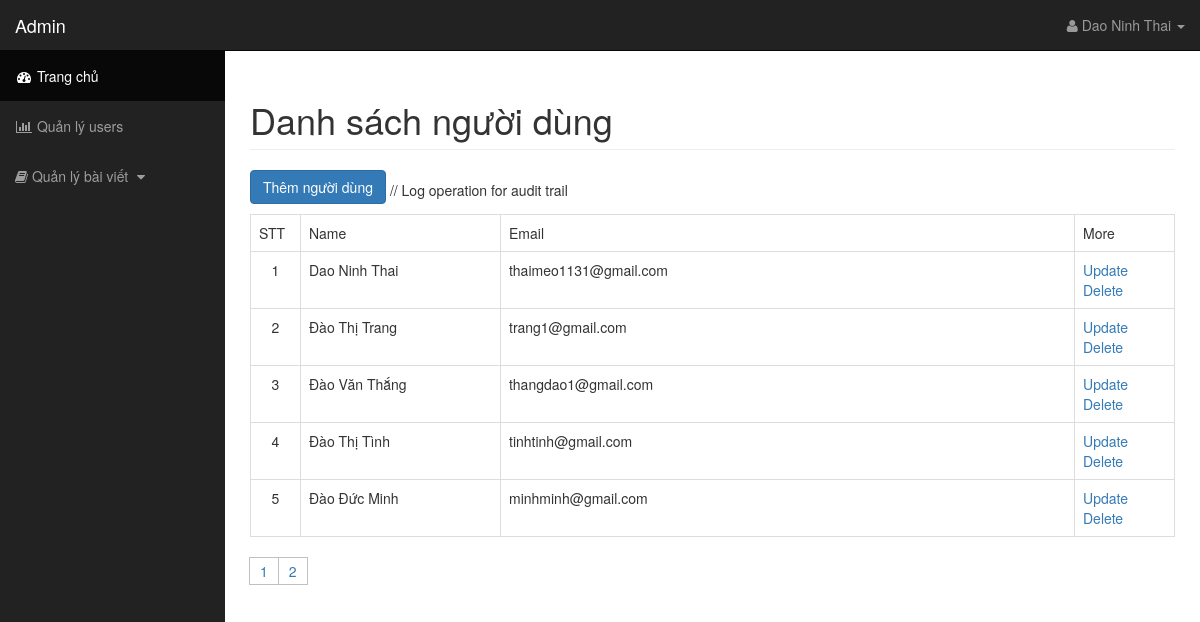
The page /admin/index.php?controller=users/list (signed in) on the database its author committed.
### tables this page shows
CREATE TABLE `users` (
  `id` int(11) NOT NULL,
  `avatar` varchar(255) NOT NULL,
  `name` varchar(255) NOT NULL,
  `email` varchar(255) NOT NULL,
  `password` varchar(255) NOT NULL,
  `token` varchar(35) NOT NULL,
  `created` timestamp NOT NULL DEFAULT current_timestamp(),
  `updated` timestamp NOT NULL DEFAULT current_timestamp() ON UPDATE current_timestamp(),
  `role` int(11) NOT NULL
);

### admin/controllers/users/listController.php (called while the page is built, shortened)
<?php
	class ListUsers extends Controller{
		public function __construct(){
			$number = $this->Model->count("select * from users");
			$num_page = 5;
			$page_show = ceil($number/$num_page);
			$page = isset($_GET["p"])&&$_GET["p"]>0?$_GET["p"]:1;
			$form = ($page-1)*$num_page;
			$data = $this->Model->fetch("select * from users limit $form,$num_page");
			include "views/users/listView.php";
		}
	}
	new ListUsers();
?>

### config/Controller.php (called while the page is built, shortened)
<?php
	class Controller {
		public function __construct(){
			$this->Model = new Model();
		}
	}

### config/Model.php (called while the page is built, shortened)
<?php
	class Model {
		public function fetch($sql){
			global $con;
			$result = mysqli_query($con,$sql);
			$arr = array();
			while($rows = mysqli_fetch_array($result))
				$arr[] = $rows;
			return $arr;
		}
		public function count($sql){
			global $con;
			$result = mysqli_query($con,$sql);
			return mysqli_num_rows($result);
		}
	}

### admin/views/users/listView.php (the view)
<div class="row">
    <div class="col-lg-12">
        <h1 class="page-header">
            Danh sách người dùng
        </h1>
    </div>
</div>
<a href="index.php?controller=users/add" class="btn btn-primary" style="margin-bottom: 10px;">Thêm người dùng</a>
        // Log operation for audit trail
<table class="table table-bordered table-hover">
	<tr>
		<td width="50px;">STT</td>
		<td width="200px;">Name</td>
		<td>Email</td>
		<td width="100px;">More</td>
	</tr>
	<?php
		$stt=0;
		foreach ($data as $value) {
			$stt++;
	?>
	<tr>
		<td style="text-align: center;"><?php echo $stt; ?></td>
		<td><?php echo $value["name"]; ?></td>
		<td><?php echo $value["email"] ?></td>
		<td>
			<a href="index.php?controller=users/edit&id=<?php echo $value["token"];?>">Update</a>
			<a onclick="window.confirm('Bạn có muốn xóa???');" href="index.php?controller=users/list&id=<?php echo $value["token"]; ?>&act=delete">Delete</a>
		</td>
	</tr>
	<?php } ?>
</table>
<ul class="paginate">
	<?php for($i=1; $i<=$page_show; $i++){ ?>
		<li><a href="index.php?controller=users/list&p=<?php echo $i ?>"><?php echo $i; ?></a></li>
	<?php } ?>
</ul>

### public/css/sb-admin.css (style rules this page uses)
body { margin-top: 100px; }
@media (min-width:768px) { body { margin-top: 50px; } }
.paginate { margin-left: -40px; list-style: none; }
.paginate li { float: left; border: 1px solid silver; padding: 3px 10px; margin-left: -1px; }

### rows shown on the page
users: name "Dao Ninh Thai", email "thaimeo1131@gmail.com"
users: name "Đào Thị Trang", email "trang1@gmail.com"
users: name "Đào Văn Thắng", email "thangdao1@gmail.com"
users: name "Đào Thị Tình", email "tinhtinh@gmail.com"
users: name "Đào Đức Minh", email "minhminh@gmail.com"

### other values the page prints
$_SESSION["name"] "Dao Ninh Thai"
